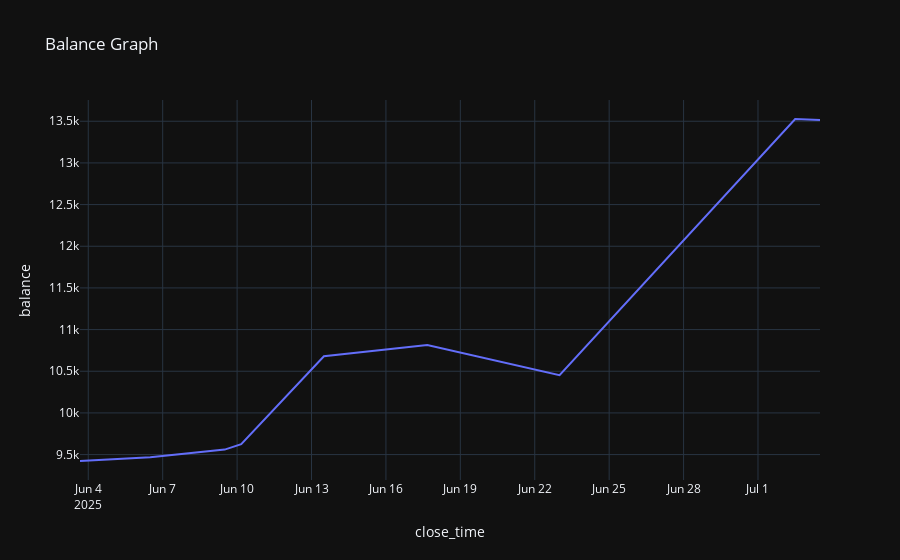

Notebook code for this chart:
### Code cell
mm = bt.plot_balance()
display(mm)

### Figure 1 — Plotly figure (JSON) as saved in the notebook; plotly's stock layout.template omitted (floating-point values rounded to 4 significant figures)
{"data": [{"hovertemplate": "close_time=%{x}<br>balance=%{y}<extra></extra>", "legendgroup": "", "line": {"color": "#636efa", "dash": "solid"}, "marker": {"symbol": "circle"}, "mode": "lines", "name": "", "orientation": "v", "showlegend": false, "type": "scatter", "x": ["2025-06-03T16:00:00", "2025-06-06T12:00:00", "2025-06-09T12:00:00", "2025-06-10T04:00:00", "2025-06-13T12:00:00", "2025-06-17T16:00:00", "2025-06-23T00:00:00", "2025-07-02T12:00:00", "2025-07-03T12:00:00"], "xaxis": "x", "y": [9423, 9468, 9560, 9626, 10680, 10816, 10453, 13527, 13516], "yaxis": "y"}], "layout": {"legend": {"tracegroupgap": 0}, "title": {"text": "Balance Graph"}, "xaxis": {"anchor": "y", "domain": [0, 1], "title": {"text": "close_time"}}, "yaxis": {"anchor": "x", "domain": [0, 1], "title": {"text": "balance"}}}}
